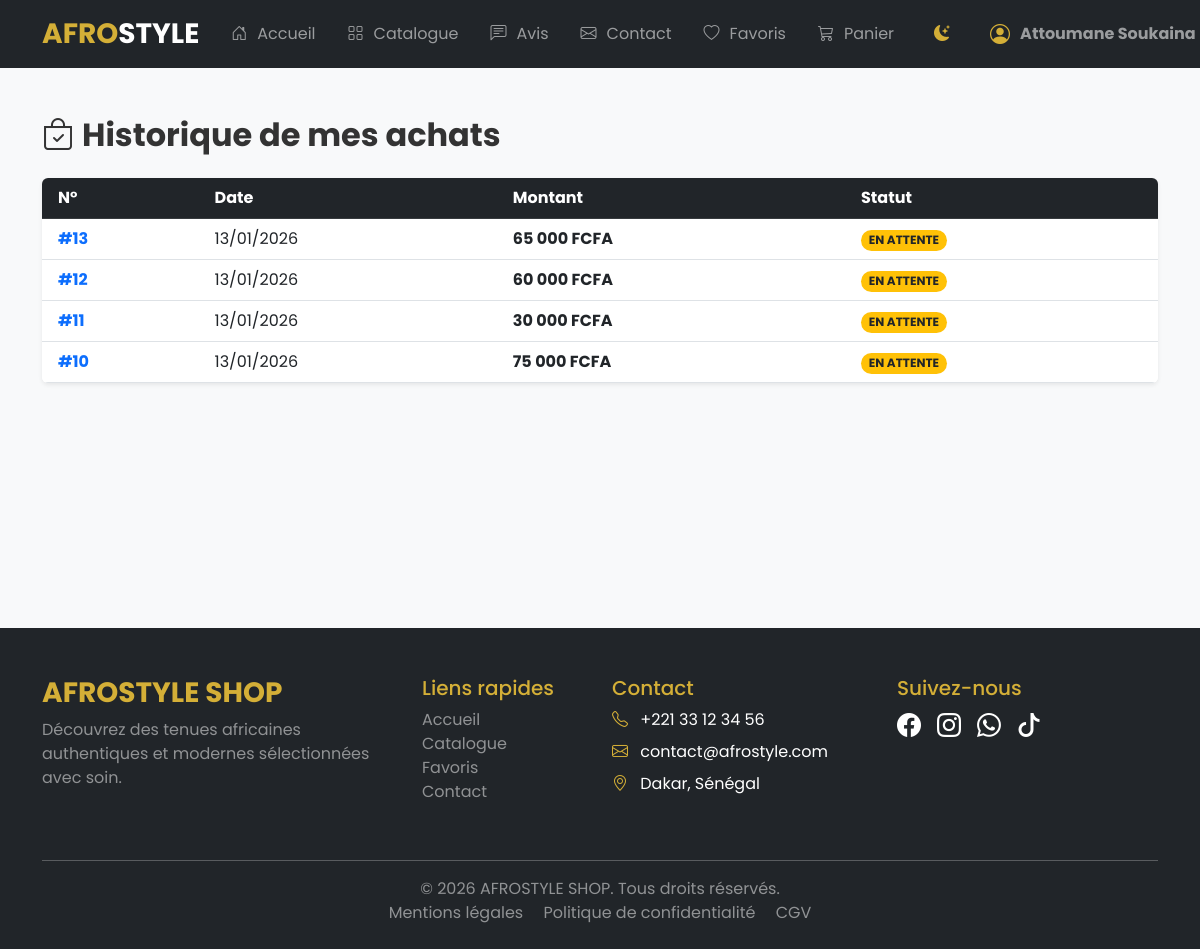
The app's page /commandes.php (signed in) with its own data.
### tables this page shows
CREATE TABLE IF NOT EXISTS `commande` (
  `id_commande` int NOT NULL AUTO_INCREMENT,
  `id_utilisateur` int NOT NULL,
  `date_commande` timestamp NULL DEFAULT CURRENT_TIMESTAMP,
  `montant_total` decimal(10,2) NOT NULL,
  `statut_commande` enum('en_attente','validee','expediee','livree','annulee') DEFAULT 'en_attente',
  PRIMARY KEY (`id_commande`),
  KEY `id_utilisateur` (`id_utilisateur`)
);

### commandes.php (the view, shortened to what this page needs)
<?php
require_once 'commun/connexiondb.php';
$user_id = $_SESSION['utilisateur_id'];
include_once 'commun/header.php';
$sql = "SELECT * FROM commande WHERE id_utilisateur = ? ORDER BY date_commande DESC";
$stmt = $pdo->prepare($sql);
$stmt->execute([$user_id]);
$mes_commandes = $stmt->fetchAll();
?>
<div class="container py-5" style="min-height: 70vh;">
    <h2 class="fw-bold mb-4"><i class="bi bi-bag-check me-2"></i>Historique de mes achats</h2>
    <?php if(empty($mes_commandes)): ?>
        <div class="alert alert-light border shadow-sm p-4 text-center">
            <p>Vous n'avez pas encore passé de commande.</p>
            <a href="catalogue.php" class="btn btn-warning rounded-pill">Boutique</a>
        </div>
    <?php else: ?>
        <div class="table-responsive shadow-sm rounded">
            <table class="table table-hover align-middle bg-white mb-0">
                <thead class="table-dark">
                    <tr>
                        <th class="ps-3">N°</th>
                        <th>Date</th>
                        <th>Montant</th>
                        <th>Statut</th>
                    </tr>
                </thead>
                <tbody>
                    <?php foreach($mes_commandes as $cmd): ?>
                    <tr>
                        <td class="ps-3 fw-bold text-primary">#<?= $cmd['id_commande'] ?></td>
                        <td><?= date('d/m/Y', strtotime($cmd['date_commande'])) ?></td>
                        <td class="fw-bold"><?= number_format($cmd['montant_total'], 0, ',', ' ') ?> FCFA</td>
                        <td>
                            <span class="badge rounded-pill bg-warning text-dark">
                                <?= strtoupper(str_replace('_', ' ', $cmd['statut_commande'])) ?>
                            </span>
                        </td>
                    </tr>
                    <?php endforeach; ?>
                </tbody>
            </table>
        </div>
    <?php endif; ?>
</div>
<?php include_once 'commun/footer.php'; ?>

### commun/header.php (shortened to what this page needs)
<?php
$currentPage = basename($_SERVER['PHP_SELF']);
$isConnecte = isset($_SESSION['utilisateur_id']);
$userName = $_SESSION['utilisateur_nom'] ?? 'Mon compte';
?>
<!DOCTYPE html>
<html lang="fr" id="html-tag">
<head>
    <link href="https://cdn.jsdelivr.net/npm/bootstrap@5.3.0/dist/css/bootstrap.min.css" rel="stylesheet">
    <link rel="stylesheet" href="https://cdn.jsdelivr.net/npm/bootstrap-icons@1.11.0/font/bootstrap-icons.css">
    <link rel="stylesheet" href="public/CSS/style.css">
</head>
<body>
<nav class="navbar navbar-expand-lg navbar-dark bg-dark sticky-top">
    <div class="container">
        <a class="navbar-brand fw-bold fs-3" href="index.php">
            <span style="color: var(--afro-gold);">AFRO</span>STYLE
        </a>
        <div class="collapse navbar-collapse" id="navbarMenu">
            <ul class="navbar-nav ms-auto align-items-center">
                <li class="nav-item">
                    <a class="nav-link px-3 <?= ($currentPage == 'index.php') ? 'active-page' : '' ?>" href="index.php">
                        <i class="bi bi-house-door"></i> Accueil
                    </a>
                </li>
                <li class="nav-item">
                    <a class="nav-link px-3 <?= ($currentPage == 'catalogue.php') ? 'active-page' : '' ?>" href="catalogue.php">
                        <i class="bi bi-grid"></i> Catalogue
                    </a>
                </li>
                <li class="nav-item">
                    <a class="nav-link px-3 <?= ($currentPage == 'avis.php') ? 'active-page' : '' ?>" href="avis.php">
                        <i class="bi bi-chat-left-text"></i> Avis
                    </a>
                </li>
                <li class="nav-item">
                    <a class="nav-link px-3 <?= ($currentPage == 'contact.php') ? 'active-page' : '' ?>" href="contact.php">
                        <i class="bi bi-envelope"></i> Contact
                    </a>
                </li>
                <li class="nav-item">
                    <a class="nav-link px-3" href="favoris.php">
                        <div class="position-relative">
                            <i class="bi bi-heart"></i>
                        </div>
                        <span>Favoris</span>
                    </a>
                </li>
                <li class="nav-item me-lg-2">
                    <a class="nav-link px-3" href="panier.php">
                        <div class="position-relative">
                            <i class="bi bi-cart3"></i>
                        </div>
                        <span>Panier</span>
                    </a>
                </li>
                <li class="nav-item px-lg-2">
                    <a class="nav-link text-warning" id="theme-toggle" href="#">
                        <i class="bi bi-moon-stars-fill" id="theme-icon"></i>
                    </a>
                </li>
                <li class="nav-item dropdown border-lg-start ps-lg-3">
                    <?php if($isConnecte): ?>
                        <a class="nav-link dropdown-toggle" href="#" id="manualDropdownBtn">
                            <i class="bi bi-person-circle text-warning fs-5"></i>
                            <span class="fw-bold"><?= htmlspecialchars($userName) ?></span>
                        </a>
                    <?php else: ?>
                        <a class="btn btn-outline-warning btn-sm px-4 rounded-pill fw-bold" href="connexion.php">CONNEXION</a>
                    <?php endif; ?>
                </li>
            </ul>
        </div>
    </div>
</nav>
</body>
</html>

### commun/footer.php (shortened to what this page needs)
<footer class="bg-dark text-white pt-5 pb-4 mt-auto footer-afro">
    <div class="container">
        <div class="row">
            <div class="col-md-4 mb-4">
                <h3 class="text-warning fw-bold">AFROSTYLE SHOP</h3>
                <p class="text-white-50">Découvrez des tenues africaines authentiques et modernes sélectionnées avec soin.</p>
            </div>
            <div class="col-md-2 mb-4">
                <h5 class="text-warning">Liens rapides</h5>
                <ul class="list-unstyled">
                    <li><a href="index.php" class="text-white-50 text-decoration-none">Accueil</a></li>
                    <li><a href="catalogue.php" class="text-white-50 text-decoration-none">Catalogue</a></li>
                    <li><a href="favoris.php" class="text-white-50 text-decoration-none">Favoris</a></li>
                    <li><a href="contact.php" class="text-white-50 text-decoration-none">Contact</a></li>
                </ul>
            </div>
            <div class="col-md-3 mb-4">
                <h5 class="text-warning">Contact</h5>
                <ul class="list-unstyled">
                    <li class="mb-2"><i class="bi bi-telephone text-warning me-2"></i> +221 33 12 34 56</li>
                    <li class="mb-2"><i class="bi bi-envelope text-warning me-2"></i> contact@afrostyle.com</li>
                    <li><i class="bi bi-geo-alt text-warning me-2"></i> Dakar, Sénégal</li>
                </ul>
            </div>
            <div class="col-md-3 mb-4">
                <h5 class="text-warning">Suivez-nous</h5>
                <div class="d-flex gap-3">
                    <a href="#" class="text-white fs-4"><i class="bi bi-facebook"></i></a>
                    <a href="#" class="text-white fs-4"><i class="bi bi-instagram"></i></a>
                    <a href="#" class="text-white fs-4"><i class="bi bi-whatsapp"></i></a>
                    <a href="#" class="text-white fs-4"><i class="bi bi-tiktok"></i></a>
                </div>
            </div>
        </div>
        <hr class="bg-warning">
        <div class="row">
            <div class="col-md-12 text-center">
                <p class="text-white-50 mb-0">&copy; 2026 AFROSTYLE SHOP. Tous droits réservés.</p>
                <p class="mb-0">
                    <a href="#" class="text-white-50 text-decoration-none me-3">Mentions légales</a>
                    <a href="#" class="text-white-50 text-decoration-none me-3">Politique de confidentialité</a>
                    <a href="#" class="text-white-50 text-decoration-none">CGV</a>
                </p>
            </div>
        </div>
    </div>
</footer>
</body>
</html>

### public/CSS/style.css (style rules this page uses)
:root { --afro-gold: #D4AF37; --afro-gold-dark: #B8860B; --afro-black: #0c0b0b; --afro-light: #F8F9FA; --afro-creme: #f8f4eb; --text-main: #333333; --card-bg: #ffffff; }
body { font-family: 'Poppins', sans-serif; background-color: var(--afro-light) !important; color: var(--text-main) !important; transition: background-color 0.3s, color 0.3s; }
.text-warning, .text-gold { color: var(--afro-gold) !important; }

### commun/header.php (style rules this page uses)
:root { --afro-gold: #D4AF37; }
.nav-link { display: flex !important; align-items: center; gap: 10px; cursor: pointer; font-family: 'Poppins', sans-serif; white-space: nowrap; }

### records on screen
commande: id_commande "13", date_commande "13/01/2026", montant_total "65 000", statut_commande "EN ATTENTE"
commande: id_commande "12", date_commande "13/01/2026", montant_total "60 000", statut_commande "EN ATTENTE"
commande: id_commande "11", date_commande "13/01/2026", montant_total "30 000", statut_commande "EN ATTENTE"
commande: id_commande "10", date_commande "13/01/2026", montant_total "75 000", statut_commande "EN ATTENTE"

### other values on screen
$userName "Attoumane Soukaina"
